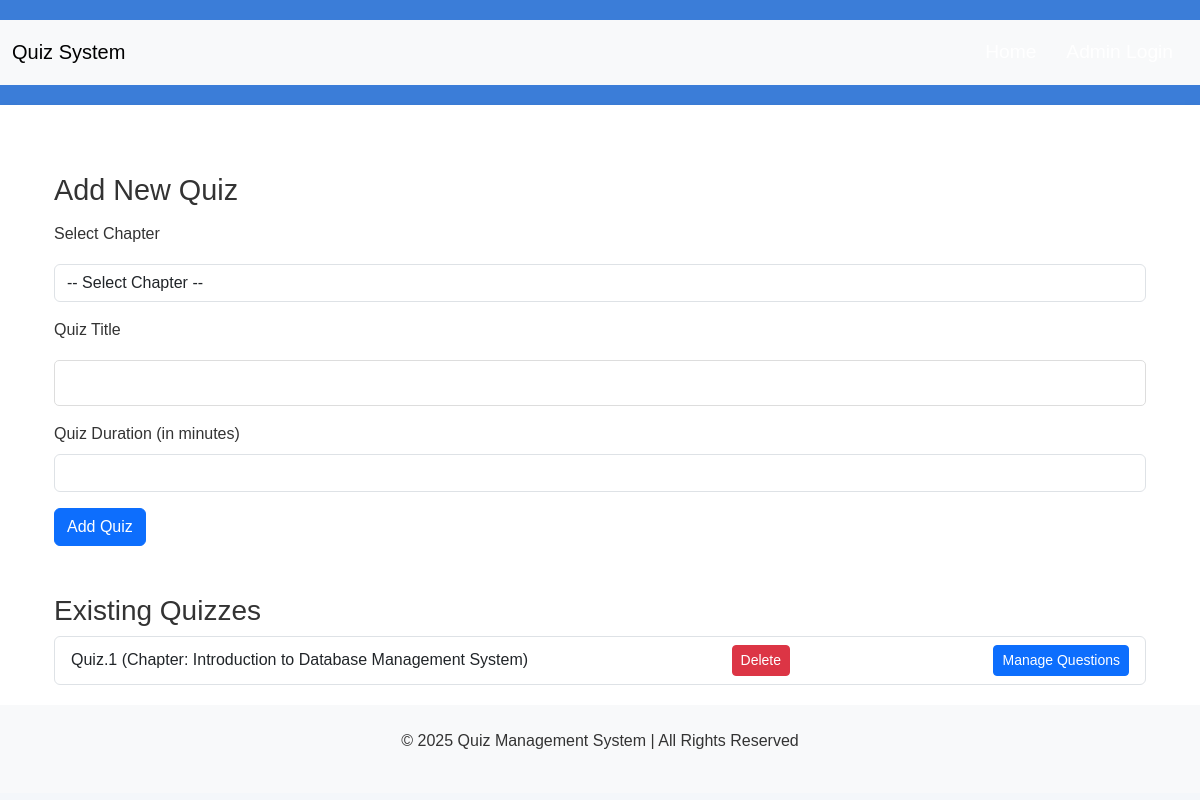
Before: /admin/quizzes (signed in) with the older database file.
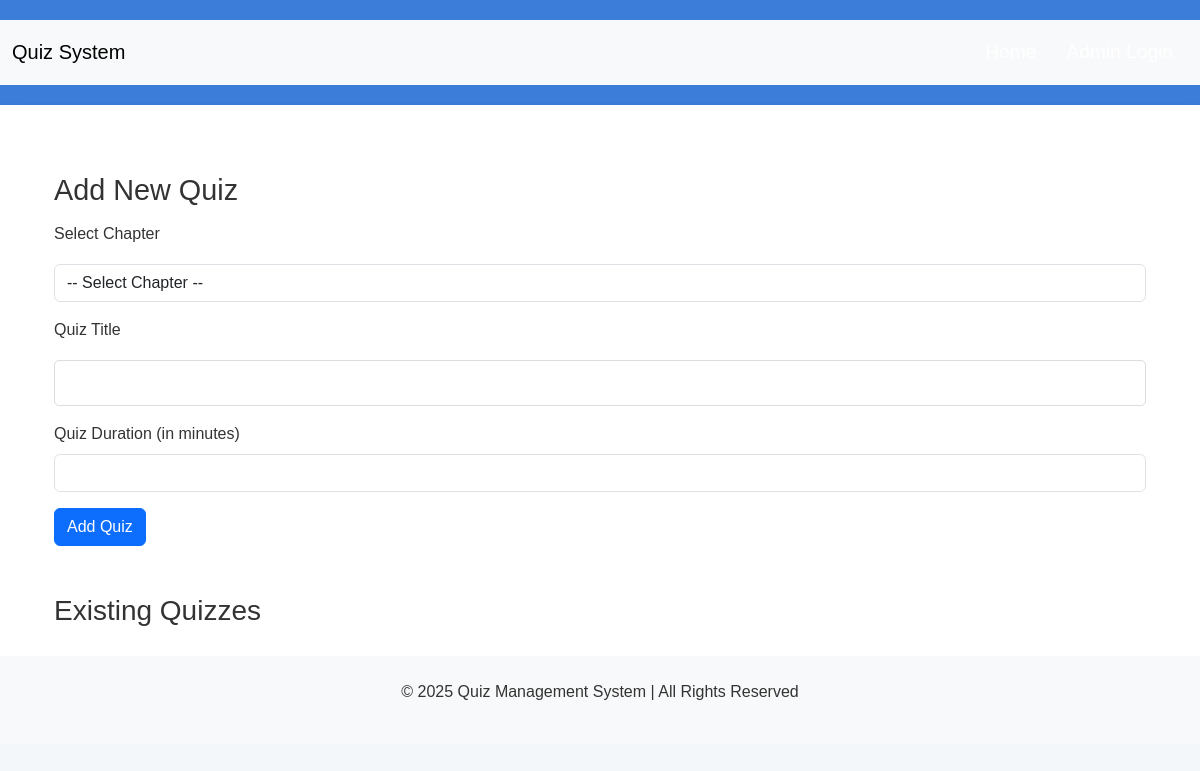
After: the same page with the newer database file.
### app.py (models this page shows)
class Quiz(db.Model):
    id = db.Column(db.Integer, primary_key=True)
    title = db.Column(db.String(100), nullable=False)
    duration = db.Column(db.Integer, nullable=False)
    chapter_id = db.Column(db.Integer, db.ForeignKey('chapter.id'), nullable=False)
    questions = db.relationship('Question', backref='quiz', lazy=True)
    attempts = db.relationship('QuizAttempt', backref='quiz', lazy=True)

class Chapter(db.Model):
    id = db.Column(db.Integer, primary_key=True)
    name = db.Column(db.String(100), nullable=False)
    description = db.Column(db.Text)
    subject_id = db.Column(db.Integer, db.ForeignKey('subject.id'), nullable=False)
    quizzes = db.relationship('Quiz', backref='chapter', lazy=True)

### app.py (the view, shortened to what this page needs)
@app.route('/admin/quizzes', methods=['GET', 'POST'])
@login_required
def manage_quizzes():
    quizzes = Quiz.query.all()
    chapters = Chapter.query.all()
    return render_template('admin/add-quiz.html', quizzes=quizzes, chapters=chapters)

### app.py (called while the page is built)
@login_manager.user_loader
def load_user(user_id):
    return User.query.get(int(user_id))

### templates/admin/add-quiz.html (shortened to what this page needs)
{% extends 'base.html' %}
{% block content %}
<div class="container mt-5">
    <h2>Add New Quiz</h2>
    <form action="{{ url_for('manage_quizzes') }}" method="POST">
        <div class="mb-3">
            <label for="chapter_id" class="form-label">Select Chapter</label>
            <select class="form-control" id="chapter_id" name="chapter_id" required>
                <option value="">-- Select Chapter --</option>
            </select>
        </div>
        <div class="mb-3">
            <label for="title" class="form-label">Quiz Title</label>
            <input type="text" class="form-control" id="title" name="title" required>
        </div>
        <div class="mb-3">
            <label for="duration" class="form-label">Quiz Duration (in minutes)</label>
            <input type="number" class="form-control" id="duration" name="duration" required>
        </div>
        <button type="submit" class="btn btn-primary">Add Quiz</button>
    </form>
    <h3 class="mt-5">Existing Quizzes</h3>
    <ul class="list-group">
        {% for quiz in quizzes %}
        <li class="list-group-item d-flex justify-content-between align-items-center">
            {{ quiz.title }} (Chapter: {{ quiz.chapter.name }})
            <a href="{{ url_for('delete_quiz', quiz_id=quiz.id) }}" class="btn btn-danger btn-sm">Delete</a>
            <a href="{{ url_for('view_questions', quiz_id=quiz.id) }}" class="btn btn-primary btn-sm">Manage Questions</a>
        </li>
        {% endfor %}
    </ul>
</div>
{% endblock %}

Changed rows visible on the page:
removed Quiz: title "Quiz.1", chapter.name "Introduction to Database Management System"
